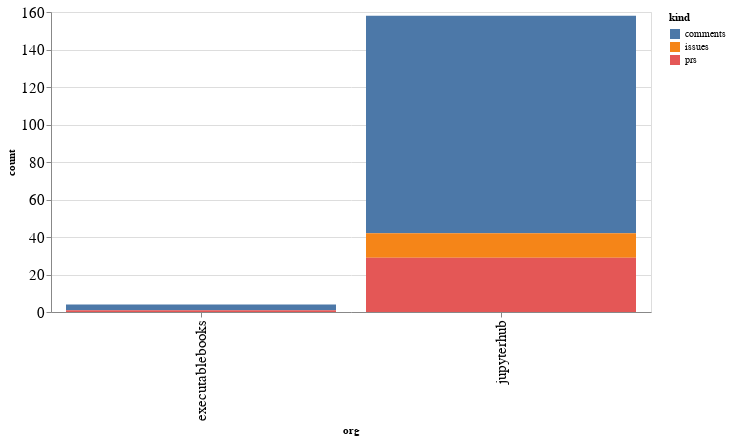

Write notebook code for a chart like this one.
### Code cell
alt.Chart(org_summaries, width=600).mark_bar().encode(
    x='org',
    y='count',
    color='kind',
    tooltip="org"
)

### Figure 1 — Vega-Lite specification as saved in the notebook (floating-point values rounded to 4 significant figures)
{"config": {"axisLeft": {"labelFontSize": 15}, "axisBottom": {"labelFontSize": 15}}, "data": {"name": "data-07207158ffced36fea9cc549075feb69"}, "mark": "bar", "encoding": {"color": {"type": "nominal", "field": "kind"}, "tooltip": {"type": "nominal", "field": "org"}, "x": {"type": "nominal", "field": "org"}, "y": {"type": "quantitative", "field": "count"}}, "width": 600, "$schema": "https://vega.github.io/schema/vega-lite/v4.8.1.json", "datasets": {"data-07207158ffced36fea9cc549075feb69": [{"org": "executablebooks", "kind": "comments", "count": 3}, {"org": "executablebooks", "kind": "prs", "count": 1}, {"org": "jupyterhub", "kind": "comments", "count": 116}, {"org": "jupyterhub", "kind": "issues", "count": 13}, {"org": "jupyterhub", "kind": "prs", "count": 29}]}}
